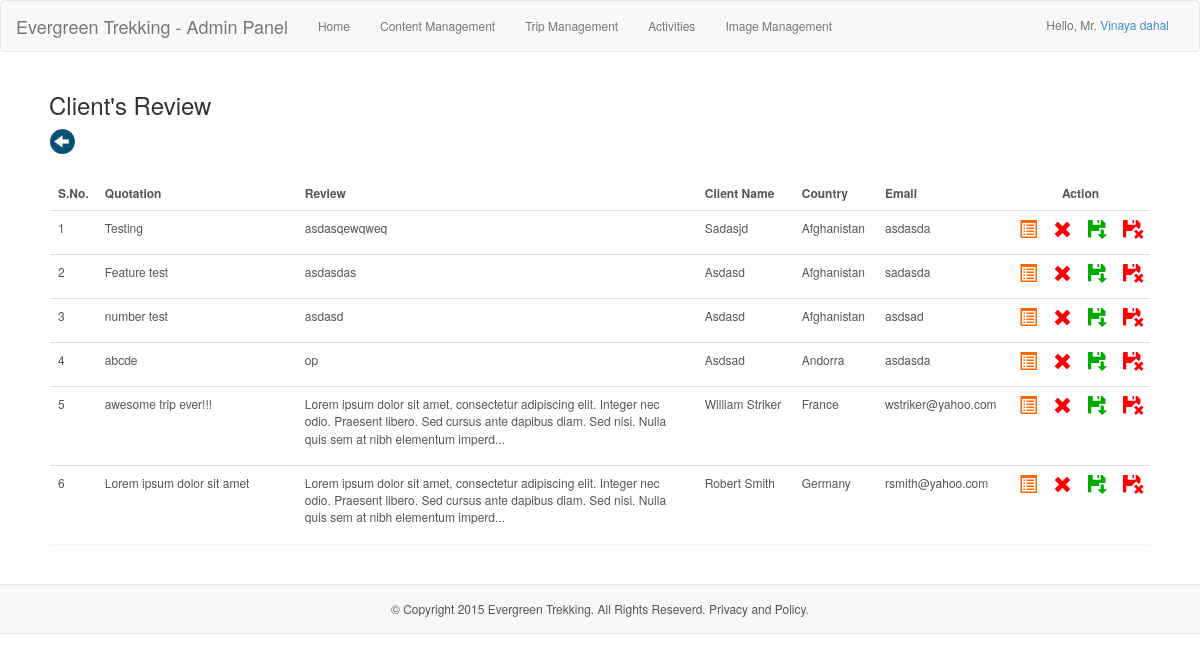
Screenshot of /admin/clientReview/ (signed in) with the database file from the repository.
### tables this page shows
CREATE TABLE `user` (
  `id` int(11) NOT NULL AUTO_INCREMENT,
  `name` varchar(255) NOT NULL,
  `gender` varchar(255) NOT NULL,
  `email` varchar(255) NOT NULL,
  `username` varchar(255) NOT NULL,
  `password` varchar(255) NOT NULL,
  `role` varchar(255) NOT NULL,
  PRIMARY KEY (`id`)
);

CREATE TABLE `review` (
  `id` int(11) NOT NULL AUTO_INCREMENT,
  `name` varchar(255) NOT NULL,
  `email` varchar(255) NOT NULL,
  `country` varchar(255) NOT NULL,
  `visited` date NOT NULL,
  `title` varchar(255) NOT NULL,
  `description` text NOT NULL,
  `addedOn` date NOT NULL,
  `publish` varchar(255) NOT NULL,
  PRIMARY KEY (`id`)
);

CREATE TABLE `content` (
  `id` int(11) NOT NULL AUTO_INCREMENT,
  `title` varchar(200) NOT NULL,
  `content` mediumtext NOT NULL,
  `desc` text NOT NULL,
  `keyword` varchar(200) NOT NULL,
  `metadata` mediumtext NOT NULL,
  PRIMARY KEY (`id`),
  UNIQUE KEY `type` (`keyword`)
);

### init.php (called while the page is built, shortened)
<?php
require 'model/query_pak.php';
$obj_query = new query();

### model/query_pak.php (called while the page is built, shortened)
<?php
class query {
    private $dbh;
    public function __construct() {
        if (setPersistence == TRUE) {
            $this->dbh = new PDO("mysql:host=" . host . ";dbname=" . database, username, password, array(PDO::ATTR_PERSISTENT => true));
        } elseif (setPersistence == FALSE) {
            $this->dbh = new PDO("mysql:host=" . host . ";dbname=" . database, username, password);
        } else {
            echo 'Persistence must be set to TRUE or FALSE';
            exit();
        }
    }
    function select_single($col, $table, $id, $val) {
        $field = "`" . implode("`,`", $col) . "`";
        if (is_array($id) && is_array($val)) {
            $query = "SELECT " . $field . " FROM `$table` WHERE `$id[0]`=? AND `$id[1]`=?";
            $bind = $this->dbh->prepare($query);
            $bind->bindParam(1, $val[0]);
            $bind->bindParam(2, $val[1]);
            $res = $bind->execute();
            if ($res == true) {
                return($bind->fetch(PDO::FETCH_ASSOC));
            }
        } elseif (!is_array($id) || empty($id) && !is_array($val) || empty($val)) {
            $query = "SELECT " . $field . " FROM `$table` WHERE $id=?";
            $bind = $this->dbh->prepare($query);
            $bind->bindParam(1, $val);
            $res = $bind->execute();
            if ($res == true) {
                return ($bind->fetch(PDO::FETCH_ASSOC));
            }
        }
    }
    function select_all_order($table, $col_name, $order, $limit = NULL, $condCol = NULL, $condVal = NULL) {
        if ($limit == NULL && $condCol == NULL && $condVal == NULL) {
            $query = "SELECT * FROM $table ORDER BY $col_name $order";
        }
        $val = $this->dbh->prepare($query);
        $res = $val->execute();
        if ($res == true) {
            return($val->fetchAll(PDO::FETCH_ASSOC));
        } else {
            return 0;
        }
    }
}

### admin/controller/reviewController.php (called while the page is built, shortened)
<?php
if (!empty($_GET['target'])) {
    $target = $_GET['target'];
    if ($target == 'showAll') {
        $getInfo = $obj_query->select_all_order('review', 'addedOn', 'DESC');
    }
}

### admin/clientReview.php (the view)
<?php
require '../init.php';
require 'controller/reviewController.php';
require 'includes/header.php';
?>
<div class="admin_edit_center">
    <h3>Client's Review</h3>
    <div class="panel">
        <a href="<?php echo baseUrl ?>admin/contentManagement/" style="outline: 0px;" title="Back"><i class="glyphicon glyphicon-circle-arrow-left back_btn"></i></a>
        <table class="table table-hover table_override_content">
            <tr>
                <th width="20">S.No.</th>
                <th>Quotation</th>
                <th>Review</th>
                <th>Client Name</th>
                <th>Country</th>
                <th>Email</th>
                <th colspan="4" style="text-align: center">Action</th>
            </tr>
            <?php
            if (!empty($getInfo)) {
                $i = 1;
                foreach ($getInfo as $info) {
                    ?>
                    <tr>
                        <td ><a href="<?php echo baseUrl ?>admin/editInfo?id=<?php echo $info['id']; ?>"><?php echo $i++; ?></a></td>
                        <td width='200'>
                            <a href="<?php echo baseUrl ?>admin/editInfo?id=<?php echo $info['id']; ?>">
                                <?php
                                if (!empty($info['title'])) {
                                    if (strlen($info['title']) < 80) {
                                        echo $info['title'];
                                    } else {
                                        echo substr($info['title'], 0, 80) . '...';
                                    }
                                } else {
                                    echo "No Quote Set";
                                }
                                ?>
                            </a>
                        </td>
                        <td width='400'>
                            <?php
                            if (strlen($info['description']) < 174) {
                                echo $info['description'];
                            } else {
                                echo substr($info['description'], 0, 174) . '...';
                            }
                            ?>
                        </td>
                        <td><?php echo ucfirst($info['name']); ?></td>
                        <td><?php echo $info['country']; ?></td>
                        <td><?php echo $info['email']; ?></td>
                        <td width="10"><a href="<?php echo baseUrl ?>admin/editReview/<?php echo $info['id']; ?>/" title="Edit"><i class="glyphicon glyphicon-list-alt glyphicon_list_override"></i></a></td>
                        <td width="10"><a href="<?php echo baseUrl ?>admin/deleteReview/<?php echo $info['id']; ?>/" title="Delete" onclick="return confirm('Sure,you want to delete this?');"><i class="glyphicon glyphicon-remove glyphicon_delete_override"></i></a></td>
                        <td width="10">
                            <?php if (!empty($info['title'])) { ?>
                                <a href="<?php echo baseUrl ?>admin/publish/<?php echo $info['id']; ?>/" title="Publish" onclick="return confirm('Sure, you want to publish it?');"><i class="glyphicon glyphicon-floppy-save glyphicon_delete_override" style="color:#0a0"></i></a>
                            <?php } ?>
                        </td>
                        <td width="10">
                            <?php if (!empty($info['title'])) { ?>
                                <a href="<?php echo baseUrl ?>admin/unpublish/<?php echo $info['id']; ?>/" title="Hide" onclick="return confirm('Sure, you want to hide it?');"><i class="glyphicon glyphicon-floppy-remove glyphicon_delete_override"></i></a>
                                <?php } ?>
                        </td>
                    </tr>
                    <?php
                }
            }
            ?>
        </table>
    </div>
</div>
<?php
require 'includes/footer.php';

### admin/includes/header.php (shortened to what this page needs)
<?php
$segments = explode('/', $_SERVER['REQUEST_URI']);
$page = $segments[count($segments) - 2];
if (empty($title)) {
    if (empty($page)) {
        $title = 'Home';
    } else {
        $title = ucfirst($page);
    }
}
if (!empty($_SESSION['id'])) {
    $col = array('username', 'password', 'name', 'gender', 'email', 'role');
    $id = 'id';
    $val = $_SESSION['id'];
    $userData = $obj_query->select_single($col, 'user', $id, $val);
    $name = $userData['name'];
    $gender = $userData['gender'];
}
?>
<!DOCTYPE html>
<html>
    <head>
        <link href="<?php echo baseUrl; ?>css/baseStyle.css" type="text/css" rel="stylesheet" />
        <link href="<?php echo baseUrl; ?>css/adminStyle.css" type="text/css" rel="stylesheet" />
    </head>
    <body <?php
    if (!empty($_SESSION['status']) && $_SESSION['status'] == 'ok') {
        echo 'onload="show_flash(\'success\');"';
    } elseif (!empty($_SESSION['status']) && $_SESSION['status'] == 'error') {
        echo 'onload="show_flash(\'failed\');"';
    }
    ?>>
            <?php
            if ($title != 'Login') {
                ?>
            <nav class="navbar navbar-default" style="margin: 0px" role="navigation">
                <div class="container-fluid">
                    <div class="navbar-header">
                        <a class="navbar-brand" href="<?php echo baseUrl; ?>admin/home">Evergreen Trekking - Admin Panel</a>
                    </div>
                    <div class="collapse navbar-collapse" id="bs-example-navbar-collapse-1">
                        <ul class="nav navbar-nav">
                            <li><a href="<?php echo baseUrl; ?>admin/home/" style="outline: 0px;">Home</a></li>
                            <li><a href="<?php echo baseUrl; ?>admin/contentManagement/" style="outline: 0px;">Content Management</a></li>
                            <li><a href="<?php echo baseUrl; ?>admin/tripManagement/1/" style="outline: 0px;">Trip Management</a></li>
                            <li><a href="<?php echo baseUrl; ?>admin/activities/1/" style="outline: 0px;">Activities</a></li>
                            <li><a href="<?php echo baseUrl; ?>admin/images/" style="outline: 0px;">Image Management</a></li>
                        </ul>
                        <span class="nav_user_info">Hello,
                            <?php
                            if ($gender == 'male' || $gender == 'Male') {
                                echo 'Mr. ';
                            } else {
                                echo 'Ms. ';
                            }
                            ?>
                            <a href="javascript:void(0);" id="name_link"><?php echo ucfirst($name); ?></a></span>
                    </div>
                </div>
            </nav>
            <?php
        }

### admin/includes/footer.php (shortened to what this page needs)
<?php
$col = array('content');
$id = 'keyword';
$val = 'copyright';
$res = $obj_query->select_single($col, 'content', $id, $val);
if (empty($res)) {
    $copyright = 'No data can be recieved.';
} else {
    $copyright = $res['content'];
}
?>
<nav class="<?php
if ($page == 'addContent' || $page == 'addTrip' || $title == 'TripManagement' || $title == 'EditInfo' || $title == 'EditTrip' || $title == 'AddTeam' || $title == 'EditTeam' || $title == 'EditSlider' || $title == 'ClientReview' || $title == 'EditReview' || !empty($footerName)) {
    echo 'footerNormal';
} else {
    echo 'navbar navbar-default navbar-fixed-bottom';
}
?>" style="z-index:0;" id="footerAdmin">
    <div class="footer_center">
        <?php
        if (!empty($copyright)) {
            echo $copyright;
        }
        ?>
    </div>
</nav>
</body>
</html>

### css/adminStyle.css (style rules this page uses)
* { padding:0; }
body { background:#fff; font-size:12px; }
.nav_user_info { color:#777; float:right; margin-top:15px; }
.admin_edit_center { margin:20px auto; width:1100px; display:table; }
.back_btn { color:#095077; font-size:25px; }
.table_override_content { margin-top:20px; width:1100px; color:#555; }
.table_override_content a { color:#555; outline:0; }
.glyphicon_list_override { color:#f60; font-size:18px; }
.glyphicon_delete_override { color:red; font-size:19px; }
.footerNormal { min-height:50px; max-height: 100%; background:#f8f8f8; border-top:1px solid #e7e7e7; border-bottom:1px solid #e7e7e7; }
.footer_center { color:#555; margin-top:15px; text-align:center; }

### rows the page displays
user: name "Vinaya dahal"
review: title "Testing", description "asdasqewqweq", name "Sadasjd", country "Afghanistan", email "asdasda"
review: title "Feature test", description "asdasdas", name "Asdasd", country "Afghanistan", email "sadasda"
review: title "number test", description "asdasd", name "Asdasd", country "Afghanistan", email "asdsad"
review: title "abcde", description "op", name "Asdsad", country "Andorra", email "asdasda"
review: title "awesome trip ever!!!", description "Lorem ipsum dolor sit amet, consectetur adipiscing elit. Integer nec odio. Praesent libero. Sed cursus ante dapibus diam. Sed nisi. Nulla quis sem at nibh elementum imperd", name "William Striker", country "France", email "wstriker@yahoo.com"
review: title "Lorem ipsum dolor sit amet", description "Lorem ipsum dolor sit amet, consectetur adipiscing elit. Integer nec odio. Praesent libero. Sed cursus ante dapibus diam. Sed nisi. Nulla quis sem at nibh elementum imperd", name "Robert Smith", country "Germany", email "rsmith@yahoo.com"
content: content "© Copyright 2015 Evergreen Trekking. All Rights Reseverd. Privacy and Policy."
